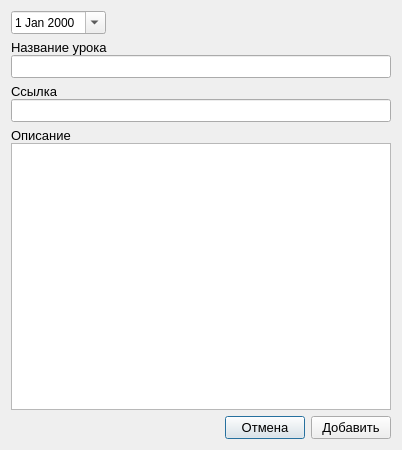
<?xml version="1.0" encoding="UTF-8"?>
<ui version="4.0">
 <class>LessonDialog</class>
 <widget class="QDialog" name="LessonDialog">
  <property name="geometry">
   <rect>
    <x>0</x>
    <y>0</y>
    <width>402</width>
    <height>450</height>
   </rect>
  </property>
  <property name="windowTitle">
   <string>Dialog</string>
  </property>
  <layout class="QVBoxLayout" name="verticalLayout_4">
   <item>
    <layout class="QHBoxLayout" name="horizontalLayout_2">
     <item>
      <widget class="QDateEdit" name="dateEdit">
       <property name="calendarPopup">
        <bool>true</bool>
       </property>
      </widget>
     </item>
     <item>
      <spacer name="horizontalSpacer_2">
       <property name="orientation">
        <enum>Qt::Horizontal</enum>
       </property>
       <property name="sizeHint" stdset="0">
        <size>
         <width>40</width>
         <height>20</height>
        </size>
       </property>
      </spacer>
     </item>
    </layout>
   </item>
   <item>
    <layout class="QVBoxLayout" name="verticalLayout">
     <property name="spacing">
      <number>0</number>
     </property>
     <item>
      <widget class="QLabel" name="label">
       <property name="font">
        <font>
         <pointsize>10</pointsize>
        </font>
       </property>
       <property name="text">
        <string>Название урока</string>
       </property>
      </widget>
     </item>
     <item>
      <widget class="QLineEdit" name="edtName">
       <property name="font">
        <font>
         <pointsize>10</pointsize>
        </font>
       </property>
      </widget>
     </item>
    </layout>
   </item>
   <item>
    <layout class="QVBoxLayout" name="verticalLayout_2">
     <property name="spacing">
      <number>0</number>
     </property>
     <item>
      <widget class="QLabel" name="label_2">
       <property name="font">
        <font>
         <pointsize>10</pointsize>
        </font>
       </property>
       <property name="text">
        <string>Ссылка</string>
       </property>
      </widget>
     </item>
     <item>
      <widget class="QLineEdit" name="edtLink">
       <property name="font">
        <font>
         <pointsize>10</pointsize>
        </font>
       </property>
      </widget>
     </item>
    </layout>
   </item>
   <item>
    <layout class="QVBoxLayout" name="verticalLayout_3">
     <property name="spacing">
      <number>0</number>
     </property>
     <item>
      <widget class="QLabel" name="label_3">
       <property name="font">
        <font>
         <pointsize>10</pointsize>
        </font>
       </property>
       <property name="text">
        <string>Описание</string>
       </property>
      </widget>
     </item>
     <item>
      <widget class="QTextEdit" name="edtInfo">
       <property name="font">
        <font>
         <pointsize>10</pointsize>
        </font>
       </property>
      </widget>
     </item>
    </layout>
   </item>
   <item>
    <layout class="QHBoxLayout" name="horizontalLayout">
     <item>
      <spacer name="horizontalSpacer">
       <property name="orientation">
        <enum>Qt::Horizontal</enum>
       </property>
       <property name="sizeHint" stdset="0">
        <size>
         <width>40</width>
         <height>20</height>
        </size>
       </property>
      </spacer>
     </item>
     <item>
      <widget class="QPushButton" name="btnCancel">
       <property name="font">
        <font>
         <pointsize>10</pointsize>
        </font>
       </property>
       <property name="text">
        <string>Отмена</string>
       </property>
       <property name="icon">
        <iconset>
         <normalon>:/images/close.png</normalon>
        </iconset>
       </property>
      </widget>
     </item>
     <item>
      <widget class="QPushButton" name="btnAdd">
       <property name="font">
        <font>
         <pointsize>10</pointsize>
        </font>
       </property>
       <property name="text">
        <string>Добавить</string>
       </property>
       <property name="icon">
        <iconset>
         <normalon>:/images/add1.png</normalon>
        </iconset>
       </property>
      </widget>
     </item>
    </layout>
   </item>
  </layout>
 </widget>
 <resources/>
 <connections/>
</ui>
